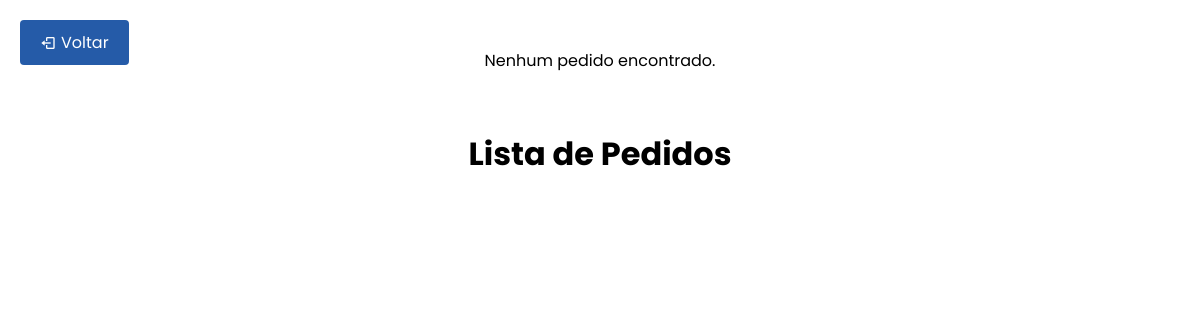
/SENAI_LOGISTICA/homeProf/itens/meuspedidos.php, run on an earlier commit of the app's database.
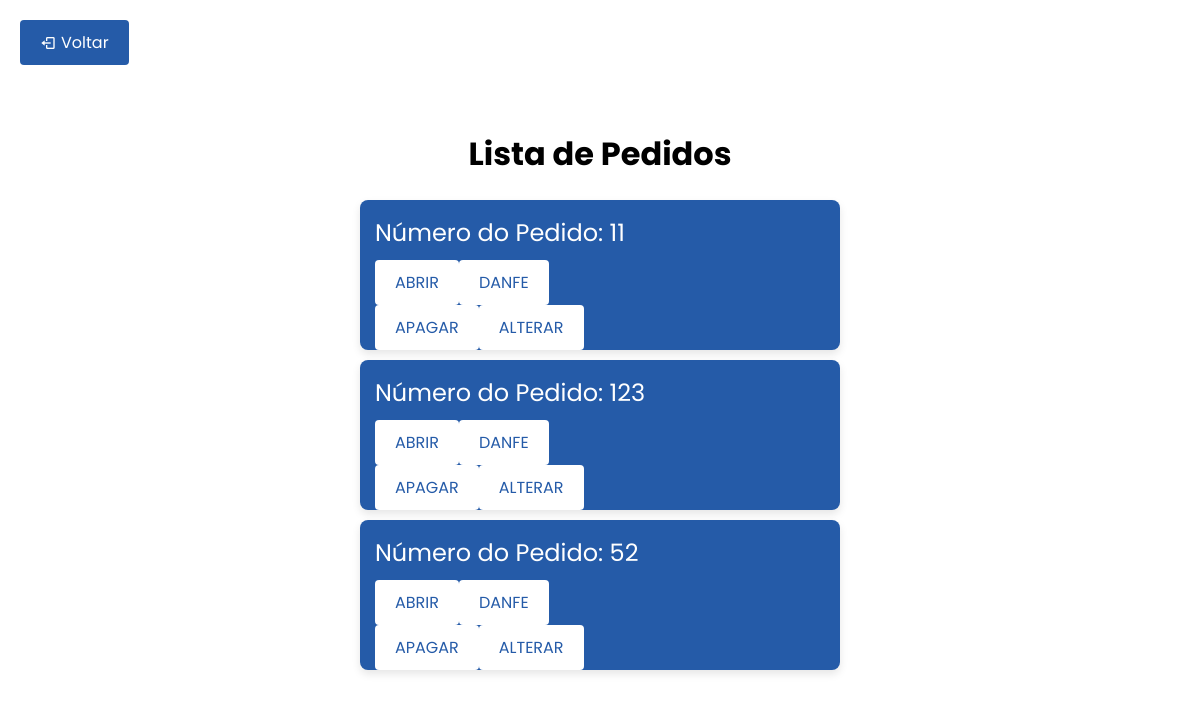
And on a later commit of the database.
### tables this page shows
CREATE TABLE `pedidos` (
  `pedido` varchar(255) NOT NULL,
  `data_entrega` date DEFAULT NULL,
  `data_pedido` date DEFAULT NULL,
  `observacoes` text
);

### SENAI_LOGISTICA/homeProf/itens/meuspedidos.php (the view, shortened to what this page needs)
<!DOCTYPE html>
<html lang='pt-br'>
<head>
    <link rel="stylesheet" href="../../home/movimentacao/docar.css">
    <link href='https://unpkg.com/boxicons@2.1.4/css/boxicons.min.css' rel='stylesheet'>
    <link rel="stylesheet" href="https://cdnjs.cloudflare.com/ajax/libs/font-awesome/6.5.2/css/all.min.css">
</head>
<body>
<a class="back-button" onclick="window.history.back();"><i class='bx bx-log-out'></i> Voltar</a>
<div class="container">
    <h1>Lista de Pedidos</h1>
    <?php
$servername = "localhost";
$username = "root";
$password = "root";
$dbname = "senai";
$conn = new mysqli($servername, $username, $password, $dbname);
$sql_pedidos = "SELECT DISTINCT pedidos.pedido
                FROM pedidos
                JOIN produtos ON pedidos.pedido = produtos.pedidob";
$result_pedidos = $conn->query($sql_pedidos);
if ($result_pedidos) {
    if ($result_pedidos->num_rows > 0) {
        echo "<ul class='pedido-list'>";
        while($row_pedidos = $result_pedidos->fetch_assoc()) {
            if (isset($row_pedidos["pedido"])) {
                $pedido = $row_pedidos["pedido"];
                echo "<li class='pedido-item'>";
                echo "<div class='pedido-info'>";
                echo "<span class='pedido-idpedido'>Número do Pedido: " . $pedido . "</span>";
                echo "</div>";
                echo "<form action='' method='GET'>";
                echo "<button class='pedido-submit' type='submit' formaction='buscarpedido.php'>ABRIR</button>";
                echo "<button class='pedido-submit' type='submit' formaction='danfe.php'>DANFE</button>";
                echo "</form>";
                echo "<form action='' method='POST' onsubmit='return confirm(\"Tem certeza que deseja apagar este pedido?\");'>";
                echo "<button class='pedido-submit' type='submit' formaction='deletar_pedido.php'>APAGAR</button>";
                echo "<button class='pedido-submit' type='submit' formaction='editar_pedido.php'>ALTERAR</button>";
                echo "</form>";
                echo "</li>";
            } else {
                echo "Dados do pedido não encontrados.";
            }
        }
        echo "</ul>";
    } else {
        echo "Nenhum pedido encontrado.";
    }
} else {
    echo "Erro na execução da consulta: " . $conn->error;
}
?>
</div>
</body>
</html>

What changed in the data, as far as the page shows it:
added pedidos: pedido "11"
added pedidos: pedido "123"
added pedidos: pedido "52"
Also different on the page:
text no longer shown: "Nenhum pedido encontrado."
